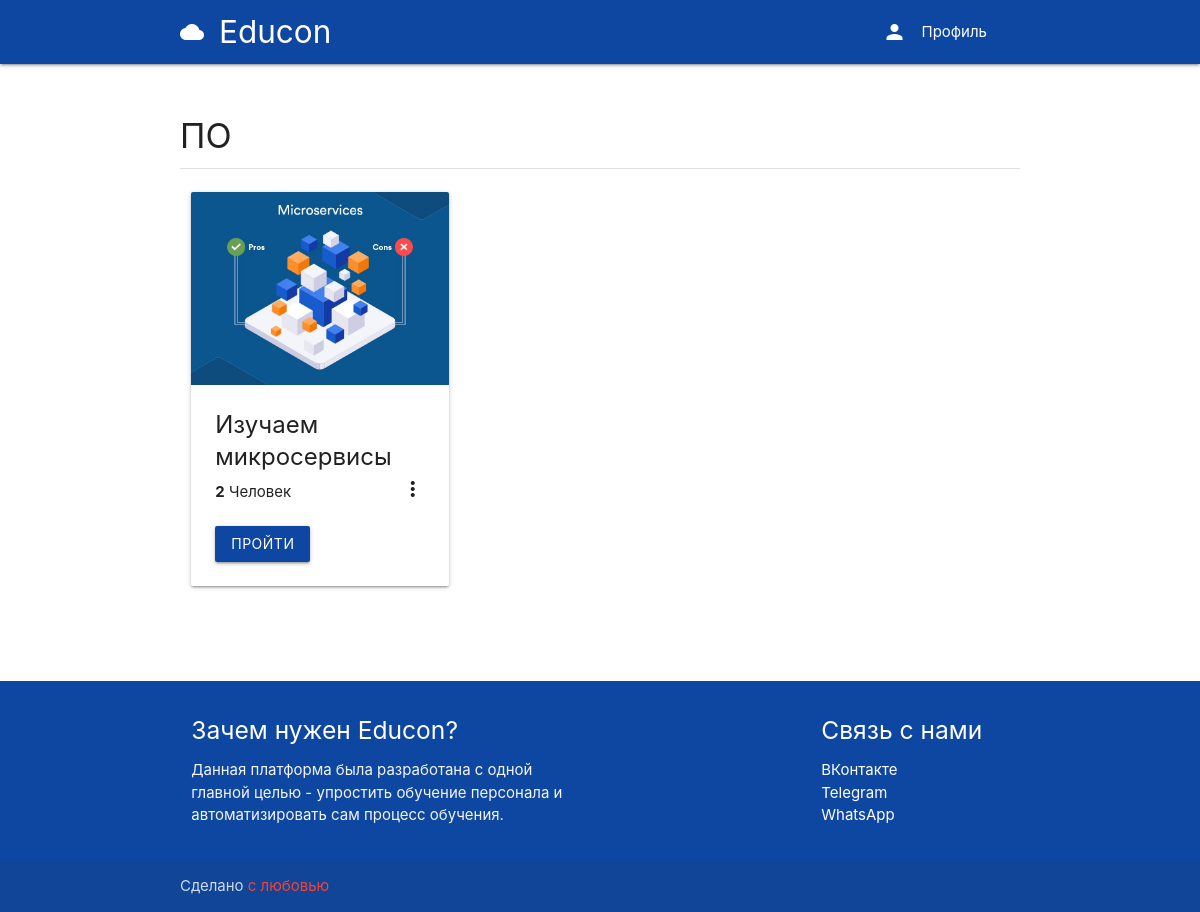
The app's page /course/categories/po with its own data.
### classroom/models.py (models this page shows, shortened)
class Category(models.Model):
    title = models.CharField(max_length=100, verbose_name='Title')
    icon = models.CharField(max_length=100, verbose_name='Icon', default='article')
    slug = models.SlugField(unique=True)

class Course(models.Model):
    id = models.UUIDField(primary_key=True, default=uuid.uuid4, editable=False)
    picture = models.ImageField(upload_to=user_directory_path)
    title = models.CharField(max_length=200)
    description = models.CharField(max_length=300)
    category = models.ForeignKey(Category, on_delete=models.CASCADE)
    syllabus = RichTextField()
    user = models.ForeignKey(User, on_delete=models.CASCADE, related_name='course_owner')
    enrolled = models.ManyToManyField(User)
    modules = models.ManyToManyField(Module)

### classroom/views.py (the view)
# urls.py: path('categories/<category_slug>', CategoryCourses, name='category-courses'),
def CategoryCourses(request, category_slug):
    category = get_object_or_404(Category, slug=category_slug)
    courses = Course.objects.filter(category=category)
    context = {
        'category': category,
        'courses': courses,
    }
    return render(request, 'classroom/categorycourses.html', context)

### authy/views.py (called while the page is built)
def SideNavInfo(request):
	user = request.user
	nav_profile = None
	if user.is_authenticated:
		nav_profile = Profile.objects.get(user=user)
	return {'nav_profile': nav_profile}

### education_portal/templates/classroom/categorycourses.html (shortened to what this page needs)
{% extends 'base.html' %}
{% load static %}
{% block content  %}
<div class="section ">
    <h4>{{ category.title }}</h4>
    <div class="divider"></div>
</div>
<div class="row">
    {% for course in courses %}
    <div class="col s12 m4">
        <div class="card">
            <div class="card-image waves-effect waves-block waves-light">
                <img class="activator" src="{{ course.picture.url }}">
            </div>
            <div class="card-content">
                <span class="card-title activator grey-text text-darken-4"><b>{{ course.title }}</b><i
                        class="material-icons right">more_vert</i></span>
                <p class="title"><b>{{ course.enrolled.count }}</b> Человек</p>
                <br>
                <a href="{% url 'enroll' course.id %}" class="btn blue darken-4">Пройти</a>
            </div>
        </div>
    </div>
    {% endfor %}
</div>
{% endblock %}

### records on screen
Category: title "ПО"
Course: picture (picture), title "Изучаем микросервисы", enrolled.count "2"
